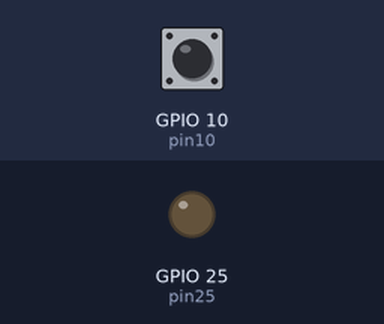
Recording of a program running on a simulated ESP32 board running MicroPython. Parts: output pins drawn as LEDs (lit = HIGH). The test bench sets the inputs (shaded band); at power-on: GPIO 10 (pin10) HIGH. What the program prints to the serial console is not drawn.

Above: at 1.2 s.
1.3 s: GPIO 10 (pin10) pulled LOW for 0.15 s
At 1.37 s:
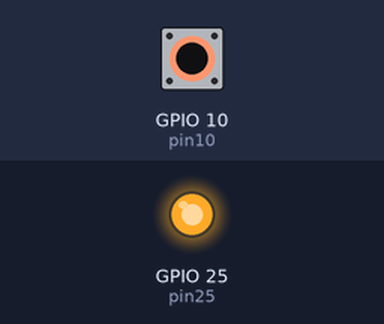
2.9 s: GPIO 10 (pin10) pulled LOW for 3.2 s
At 7.2 s:
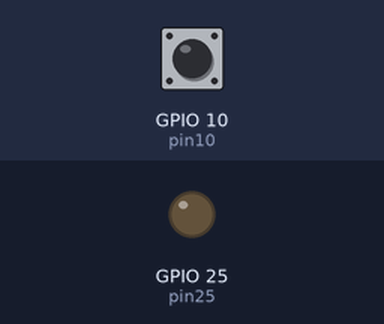
Timing chart, 0 to 8.7 s (numbered marks = the images above; inputs shaded):
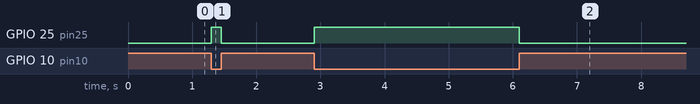

Measured:
- after the input at 1.3 s, GPIO 25 (pin25): LOW → HIGH at once, → LOW 0.15 s later
- after the input at 2.9 s, GPIO 25 (pin25): LOW → HIGH at once, → LOW 3.2 s later

The program:

07.py
```python
from machine import Pin
import time

# 1. 初始化引脚
pin10 = Pin(10, Pin.IN, Pin.PULL_UP)  # 按键1
pin25 = Pin(25, Pin.OUT)              # 继电器控制引脚

# 确保初始状态继电器是关闭的
pin25.off()

# 记录上一次变化的时间，用于软件消抖
last_trigger_time = 0

# 2. 中断服务函数 (ISR)
def button_handler(p):
    global last_trigger_time

    current_time = time.ticks_ms()

    # 软件消抖：限制两次电平变化触发的间隔不能小于 20 毫秒
    if time.ticks_diff(current_time, last_trigger_time) > 20:

        # 判断当前引脚状态
        if p.value() == 0:
            # 电平为 0，说明按键被【按住】了
            print("按键1被按下了 -> 开启继电器")
            pin25.on()
        else:
            # 电平为 1，说明按键被【松开】了
            print("按键1没有被按下 -> 关闭继电器")
            pin25.off()

        # 更新时间戳
        last_trigger_time = current_time

# 3. 配置配置中断映射
# Pin.IRQ_FALLING（下降沿 = 按下） | Pin.IRQ_RISING（上升沿 = 松开）
# 不管按下还是松开，都会实时触发 button_handler 函数
pin10.irq(trigger=Pin.IRQ_FALLING | Pin.IRQ_RISING, handler=button_handler)

# 4. 主循环完全释放
while True:
    # 主循环现在不需要做任何按键检测，可以用来做别的事或者休眠
    time.sleep(1)
```
